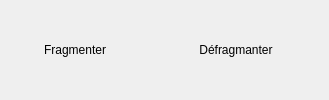
                      <widget class="QGroupBox" name="groupBox_2">
                       <property name="minimumSize">
                        <size>
                         <width>0</width>
                         <height>50</height>
                        </size>
                       </property>
                       <property name="styleSheet">
                        <string notr="true">border-width:0px;
border-style:solid;
border-color:rgba(30, 42, 25,255);</string>
                       </property>
                       <property name="title">
                        <string/>
                       </property>
                       <property name="flat">
                        <bool>true</bool>
                       </property>
                       <layout class="QGridLayout" name="gridLayout_23">
                        <property name="leftMargin">
                         <number>0</number>
                        </property>
                        <property name="topMargin">
                         <number>0</number>
                        </property>
                        <property name="rightMargin">
                         <number>0</number>
                        </property>
                        <property name="bottomMargin">
                         <number>0</number>
                        </property>
                        <item row="0" column="0">
                         <layout class="QHBoxLayout" name="horizontalLayout_11" stretch="0,0,1">
                          <item>
                           <widget class="QPushButton" name="pushButton_fragmenter">
                            <property name="minimumSize">
                             <size>
                              <width>150</width>
                              <height>40</height>
                             </size>
                            </property>
                            <property name="maximumSize">
                             <size>
                              <width>150</width>
                              <height>40</height>
                             </size>
                            </property>
                            <property name="text">
                             <string>Fragmenter</string>
                            </property>
                           </widget>
                          </item>
                          <item>
                           <widget class="QPushButton" name="pushButton_defragmenter">
                            <property name="minimumSize">
                             <size>
                              <width>160</width>
                              <height>40</height>
                             </size>
                            </property>
                            <property name="maximumSize">
                             <size>
                              <width>160</width>
                              <height>40</height>
                             </size>
                            </property>
                            <property name="text">
                             <string>Défragmanter</string>
                            </property>
                           </widget>
                          </item>
                          <item>
                           <widget class="QLabel" name="label_9">
                            <property name="text">
                             <string/>
                            </property>
                           </widget>
                          </item>
                         </layout>
                        </item>
                       </layout>
                      </widget>
